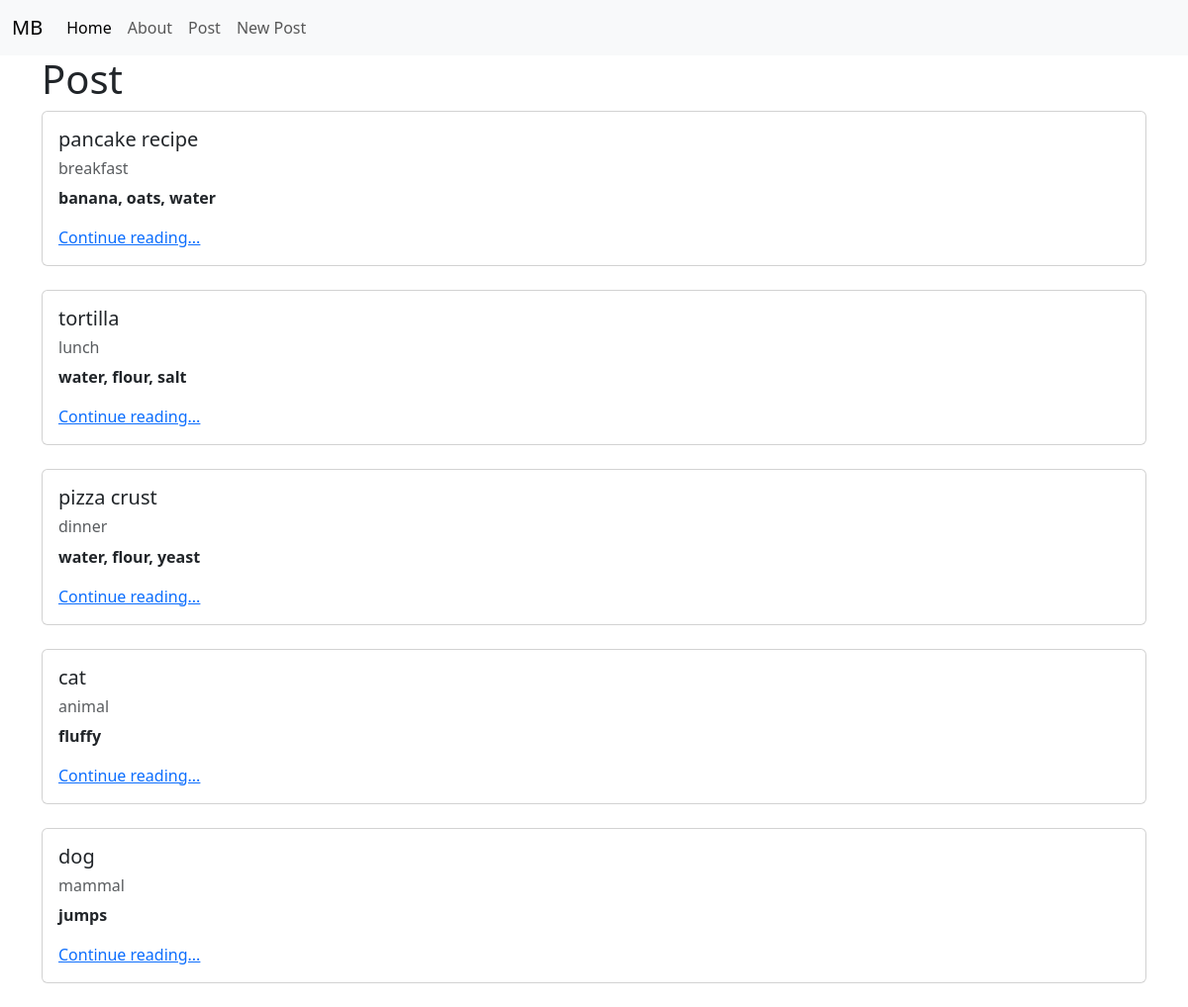
/posts/, run on an earlier commit of the app's database.
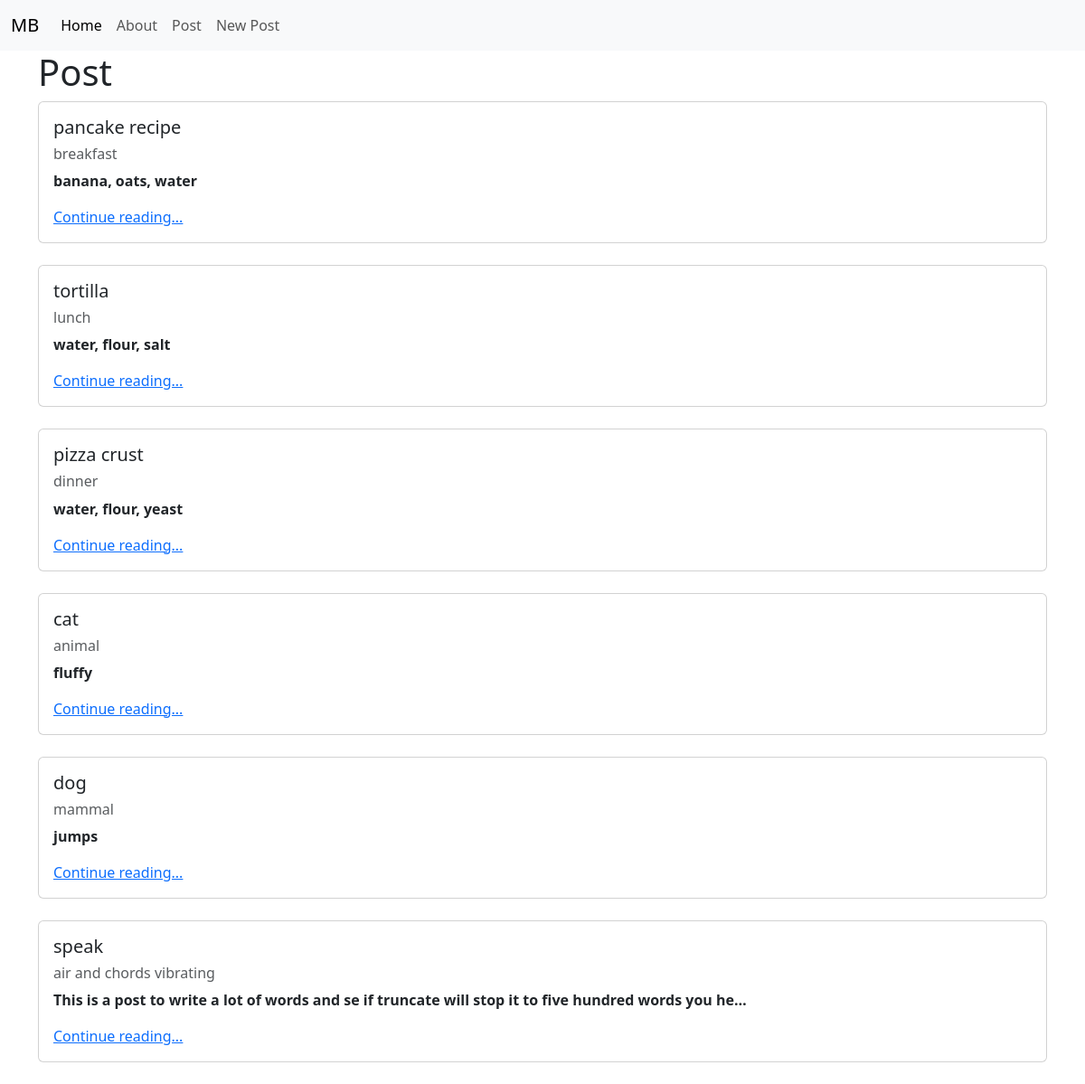
And on a later commit of the database.
### posts/models.py (models this page shows, shortened)
class Post(models.Model):
    title = models.CharField(max_length=128)
    subtitle = models.CharField(max_length=256)
    body = models.TextField()
    created_on = models.DateTimeField(auto_now_add=True)

### posts/views.py (the view)
# urls.py: path("",PostListView.as_view(), name="post_list"),
class PostListView(ListView):
    template_name = "posts/list.html"
    model = Post

### templates/posts/list.html (shortened to what this page needs)
{% extends 'base.html' %}
{% block content %}
<h1>Post</h1>
{% for post in post_list %}
<div class="card">
    <div class="card-body">
        <h5 class="card-title">{{ post.title }}</h5>
        <h6 class="card-substitle mb-2 text-body-secondary">{{ post.subtitle }}</h6>
        <p class="card-text">{{ post.body|truncatechars:100 }}</p>
        <a href="{% url 'post_detail' post.id %}" class="card-link">Continue reading...</a>
    </div>
</div>
<br>
{% endfor %}
{% endblock content %}

What changed in the data, as far as the page shows it:
added Post: title "speak", subtitle "air and chords vibrating", body "This is a post to write a lot of words and se if truncate will stop it to five hundred words you he…"
